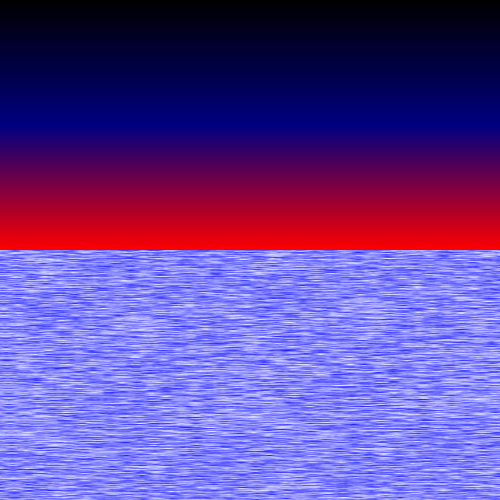
Frame 1 (no input)
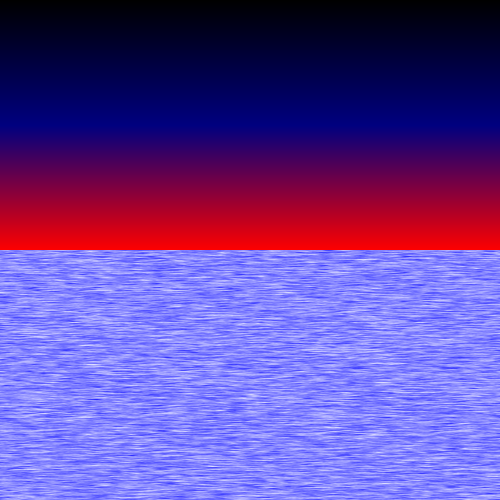
Frame 60 (the mouse pressed at the canvas centre just before this capture)
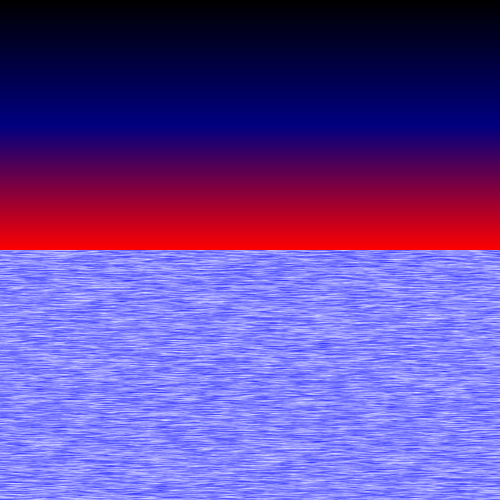
Frame 120 (the mouse held since frame 60 and released just before this capture)

The Processing sketch that drew these frames (run headless with seeded random() and noise(); from frame 60 on, the mouse is pressed at the canvas centre):

// Processing sketch: processing_20630
// ── processing_20630.pde

float h2;
float h4;
float scale=.07;

float[] lerps;
float[] offsets;

void setup() {
   size(500,500); 
   h2=height/2.;
   h4=height/4.;
   background(0);
   lerps=new float[height/2];
   for (int i=0; i<lerps.length; i++) lerps[i]=lerp(0,1,(float)i/lerps.length);
   offsets=new float[height/2];
   for (int i=0; i<offsets.length; i++) offsets[i]=0;
}

void draw() {
  for (int i=0; i<offsets.length; i++) offsets[i]+=lerps[i];

  loadPixels();
  for (int i=0; i<pixels.length; i++) {
    float x=i%width;
    float y=i/width;
    if (y<h2) {
       float r=(y>h4) ? (y-h4)/h4*255. : 0;
       float g=0;
       float b=(h4-abs(y-h4))/h2*255.;
       pixels[i]=color(r,g,b);
    }
    else {
      float n=noise((x*scale)-offsets[(int)(y-h2)],y/scale,millis()/5000.);
      float a=255*(1-n);
      pixels[i]=color(a,a,255);
    }
  }
  updatePixels();
}
